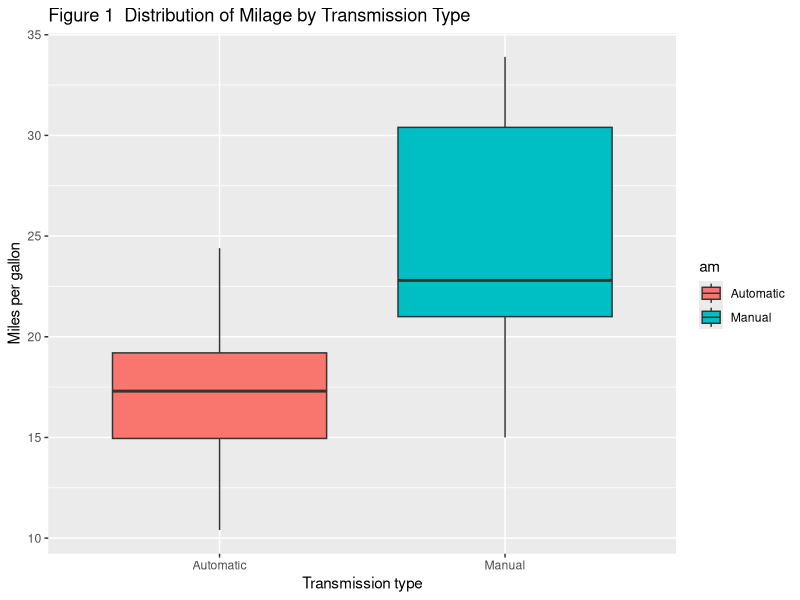

Generate this figure with R:
## ---- chunk 1
knitr::opts_chunk$set(fig.width=12, fig.height=7, fig.path='Figs/',
                      echo=FALSE, warning=FALSE, message=FALSE)
options(scipen=1, digits=4)

data("mtcar_df")
require(ggplot2)
require(dplyr)
require(knitr)

se <- function(x) sqrt(var(x)/length(x))

desc_stat_lbl <- c("number of values (nbr.val) "
                    ,"number of null values (nbr.null) "
                    ,"number of missing values (nbr.na)"
                    ,"minimal value (min)"
                    ,"maximal value (max)"
                    ,"range (range that is max-min)"
                    ,"sum of all non-missing values (sum)"
                    ,"median (median)"
                    ,"mean (mean)"
                    ,"standard error on mean (SE.mean) "
                    ,"confidence interval of mean (CI.mean)"
                    ,"variance (var) "
                    ,"standard deviation (std.dev) "
                    ,"variation coefficient (coef.var)") 

car_df <- data.frame(mtcars)
car_df$cyl <- as.factor(car_df$cyl)
car_df$vs <- as.factor(car_df$vs)
car_df$am <- as.factor(car_df$am)
car_df$gear <- as.factor(car_df$gear)
car_df$carb <- as.factor(car_df$carb)

levels(car_df$vs)[1] <- "vee"
levels(car_df$vs)[2] <- "Straight"
levels(car_df$am)[1] <- "Automatic"
levels(car_df$am)[2] <- "Manual"

am_stat <- car_df %>%
    group_by(am) %>%
    summarise_each(funs(mean, sd, se), mpg) %>%
    rename( mpg_mn = mean, mpg_sd = sd, mpg_se = se )

## ---- chunk 2
fig <- 0
tbl <- 0

# correlation mattix
all_cor <- cor(mtcars)
mpg_cor <- matrix(all_cor, nrow=11, ncol=1, dimnames = list(rownames(all_cor),"mpg"))
kable(mpg_cor, caption = "Correlation of Mileage and All Other Variables", format.args = list(width=6))

# transmission type and mileage
fig <- fig + 1
mpg_am_pl = ggplot(car_df, aes(x = am, y=mpg, fill = am)) + 
    geom_boxplot() +     
    ylab("Miles per gallon") + 
    xlab("Transmission type") + 
    ggtitle(paste("Figure",fig," Distribution of Milage by Transmission Type"))
    
print(mpg_am_pl)


all_fit <- lm(mpg ~ . , data = car_df)
all_fit_coef <- summary(all_fit)$coef
kable(all_fit_coef, caption="All Fit Coefficients")

all_cor <- cor(mtcars)
# kable(all_cor)

nonfact_fit <- lm(mpg ~ wt + disp + hp + drat , data = car_df)
nonfact_fit_coef <- summary(nonfact_fit)$coef
kable(nonfact_fit_coef, caption="Milage to Weight, Displacement, Horsepower, and Rear-Axle Ratio Coefficients")

fact_fit <- lm(mpg ~ am + gear + cyl + vs + carb , data = car_df)
fact_fit_coef <- summary(fact_fit)$coef
kable(fact_fit_coef, caption="Milage to Transmission Type, Gear Count, Cylinder Count, Carburator Count and Cylinder Arrangment Coefficients")

am_fit <- lm(mpg ~ am, data = car_df)
am_fit_coef <- summary(am_fit)$coef
kable(am_fit_coef, caption="Automatic vs Manual Coefficients")

am_glm <- glm(mpg ~ am, data=car_df, family="quasipoisson")
#print(summary(glm(am_glm)))


